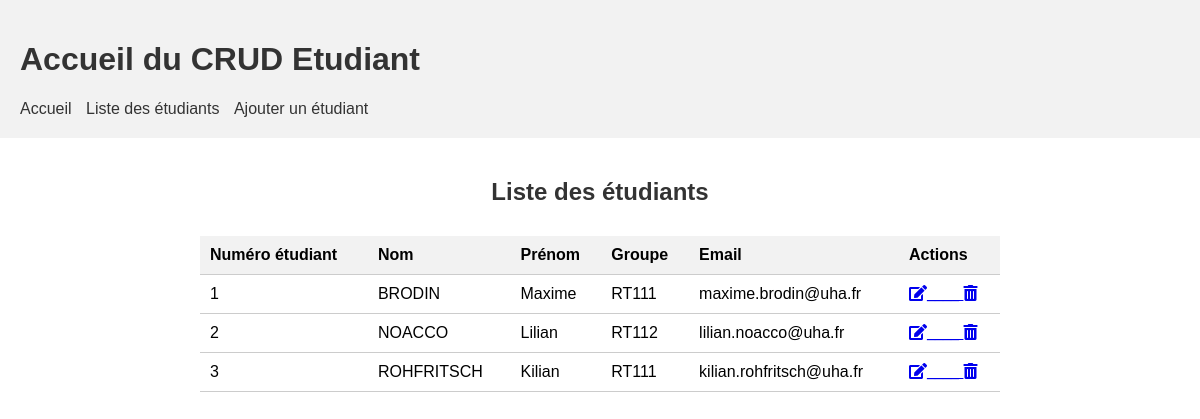
The page /gestionnaire/gestionnaire/etudiants/ on the database its author committed.
### gestionnaire/models.py (models this page shows, shortened)
class Etudiant(models.Model):
    numero_etudiant = models.IntegerField(primary_key=True)
    nom = models.CharField(max_length=100)
    prenom = models.CharField(max_length=100)
    groupe = models.CharField(max_length=100)
    photo = models.BinaryField(null=True)
    email = models.EmailField()

### gestionnaire/views.py (the view)
# urls.py: path('gestionnaire/etudiants/', views.liste_etudiants, name='liste_etudiants'),
def liste_etudiants(request):
    etudiants = Etudiant.objects.all()
    context = {
        'etudiants': etudiants,
    }
    return render(request, 'gestionnaire/liste_etudiants.html', context)

### gestionnaire/templates/gestionnaire/liste_etudiants.html (shortened to what this page needs)
<!DOCTYPE html>
<html>
<head>
    {% load static %}
    <link rel="stylesheet" type="text/css" href="{% static 'css/style3.css' %}">
    <link rel="stylesheet" href="https://cdnjs.cloudflare.com/ajax/libs/font-awesome/5.15.3/css/all.min.css">
  </head>
<body>
  <header>
    <h1>Accueil du CRUD Etudiant</h1>
    <nav>
        <ul>
            <li><a href="{% url 'accueil' %}">Accueil</a></li>
            <li><a href="{% url 'liste_etudiants' %}">Liste des étudiants</a></li>
            <li><a href="{% url 'ajouter_etudiant' %}">Ajouter un étudiant</a></li>
        </ul>
    </nav>
</header>
    {% block content %}
    <div class="container">
      <h2 class="liste-etudiants-title">Liste des étudiants</h2>
      <table>
        <thead>
          <tr>
            <th>Numéro étudiant</th>
            <th>Nom</th>
            <th>Prénom</th>
            <th>Groupe</th>
            <th>Email</th>
            <th>Actions</th>
          </tr>
        </thead>
        <tbody>
          {% for etudiant in etudiants %}
            <tr>
              <td>{{ etudiant.numero_etudiant }}</td>
              <td>{{ etudiant.nom }}</td>
              <td>{{ etudiant.prenom }}</td>
              <td>{{ etudiant.groupe }}</td>
              <td>{{ etudiant.email }}</td>
              <td>
                <a href="{% url 'modifier_etudiant' etudiant.numero_etudiant %}">
                  <i class="fas fa-edit">____</i>
                </a>
                <a href="{% url 'supprimer_etudiant' etudiant.numero_etudiant %}">
                  <i class="fas fa-trash-alt"></i>
                </a>
              </td>
            </tr>
          {% endfor %}
        </tbody>
      </table>
    </div>
  {% endblock %}
</body>
</html>

### gestionnaire/static/css/style3.css (style rules this page uses)
body { font-family: Arial, sans-serif; margin: 0; padding: 0; }
.container { max-width: 800px; margin: 0 auto; padding: 20px; }
h2 { color: #333; margin-bottom: 20px; }
table { width: 100%; border-collapse: collapse; }
th, td { padding: 10px; text-align: left; border-bottom: 1px solid #ccc; }
th { background-color: #f2f2f2; }
.liste-etudiants-title { text-align: center; font-size: 24px; margin-bottom: 30px; }
header { background-color: #f2f2f2; padding: 20px; }
h1 { color: #333; }
nav ul { list-style-type: none; margin: 0; padding: 0; }
nav li { display: inline-block; margin-right: 10px; }
nav a { text-decoration: none; color: #333; }

### rows shown on the page
Etudiant: numero_etudiant "1", nom "BRODIN", prenom "Maxime", groupe "RT111", email "maxime.brodin@uha.fr"
Etudiant: numero_etudiant "2", nom "NOACCO", prenom "Lilian", groupe "RT112", email "lilian.noacco@uha.fr"
Etudiant: numero_etudiant "3", nom "ROHFRITSCH", prenom "Kilian", groupe "RT111", email "kilian.rohfritsch@uha.fr"
